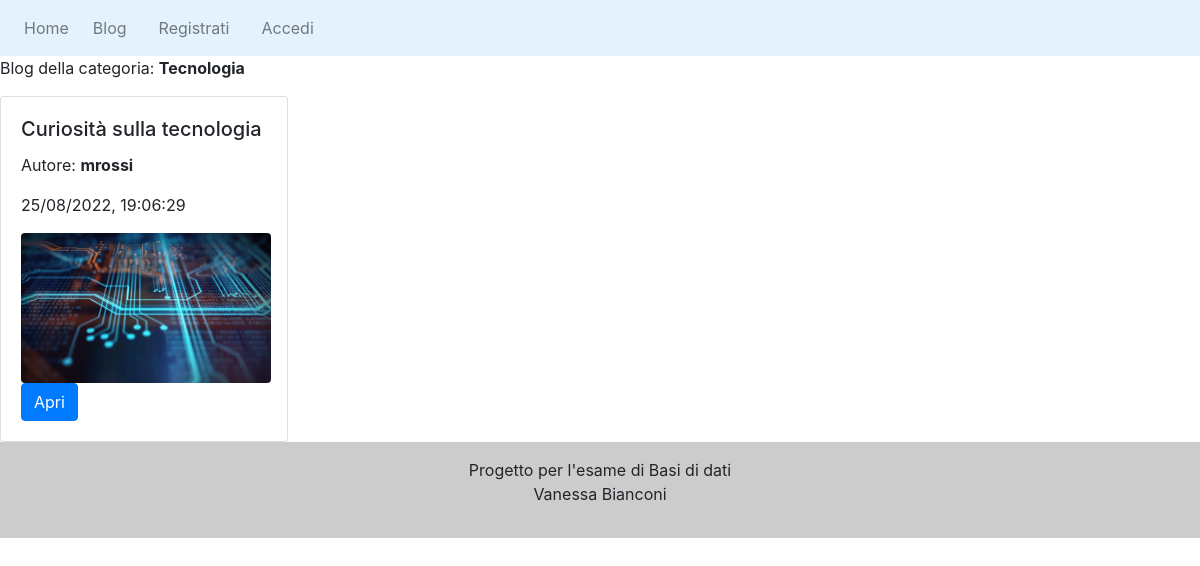
Screenshot of /blogcateg.php?id_cat=26 with the database file from the repository.
### tables this page shows
CREATE TABLE `category` (
  `id_cat` int(11) NOT NULL,
  `name_cat` varchar(200) NOT NULL
);

CREATE TABLE `blogs` (
  `id` int(11) NOT NULL,
  `title` varchar(200) NOT NULL,
  `user_id` int(11) NOT NULL,
  `co_author` int(11) DEFAULT NULL,
  `image` varchar(200) DEFAULT NULL,
  `font` varchar(255) NOT NULL,
  `background` varchar(200) NOT NULL,
  `id_cat` int(11) NOT NULL,
  `date_time` datetime NOT NULL DEFAULT current_timestamp()
);

CREATE TABLE `users` (
  `id` int(11) NOT NULL,
  `username` varchar(50) NOT NULL,
  `email` varchar(50) NOT NULL,
  `name` varchar(100) NOT NULL,
  `last_name` varchar(100) NOT NULL,
  `phone` varchar(10) NOT NULL,
  `id_card` varchar(9) NOT NULL,
  `password` varchar(255) NOT NULL,
  `date_time` datetime DEFAULT current_timestamp()
);

### blogcateg.php (the view, shortened to what this page needs)
<?php
require "connect.php";
include("header.php");
$idcat = $_GET['id_cat'];
$stmt = $mysqli->prepare("SELECT * FROM blogs, category WHERE blogs.id_cat = ? AND blogs.id_cat = category.id_cat ");
$stmt-> bind_param('i', $idcat);
$stmt->execute();
$result = $stmt->get_result();
$blogs = $result->fetch_all(MYSQLI_ASSOC);
$stmt1 = $mysqli->prepare("SELECT name_cat FROM category WHERE id_cat = ?");
$stmt1-> bind_param('i', $idcat);
$stmt1->execute();
$result1 = $stmt1->get_result();
$nome = $result1->fetch_assoc();
?>
<!DOCTYPE html>
<head>
    <link rel="stylesheet" href="css/style.css" type="text/css">
	<link rel="stylesheet" href="https://stackpath.bootstrapcdn.com/bootstrap/4.5.2/css/bootstrap.min.css">
</head>
<body>
<p>Blog della categoria: <b><?php echo $nome['name_cat']?></b></p>
<?php foreach ($blogs as $blog):?>
	<?php $blogid = $blog['id'] ?>
	<div class="card" id="blog_<?php echo $blogid?>" style="width: 18rem;" >
		<div class="card-body">
			<h5 class="card-title"><?php echo $blog['title'] ?></h5>
	        <div>
				<p> Autore: <b><?php
                $user_id = $blog['user_id'];
                 $stmt = $mysqli->prepare("SELECT username FROM users WHERE id = ?");
				$stmt->bind_param('i', $user_id);
				$stmt->execute();
                $result = $stmt->get_result();
                $username = $result->fetch_assoc();
                echo $username['username'];
                ?></b></p>
			    <p><?php echo date("d/m/Y, H:i:s", strtotime($blog["date_time"])); ?></p>
                <?php
                $image = $blog['image'];
                if($image != NULL){?>
				<img class="rounded"  src="img/<?php echo $image?>" width="250" height="150">
                <?php } else {
                    echo "";
                }?>
                <br>
                <?php if(!isset($_SESSION["loggedin"]) || $_SESSION["loggedin"] !== true){ ?>
                    <a id="btp"class="btn btn-primary" id="puls" href="post.php?blog_id=<?php echo $blog['id']; ?>">Apri</a>
          <?php }?>
        </div>
	</div>
</div>
<?php endforeach;
$mysqli->close();?>
</body>
<?php include ("footer.php"); ?>
</html>

### rows the page displays
category: name_cat "Tecnologia"
blogs: title "Curiosità sulla tecnologia", user.username "mrossi", date_time "25/08/2022, 19:06:29", image (picture)
